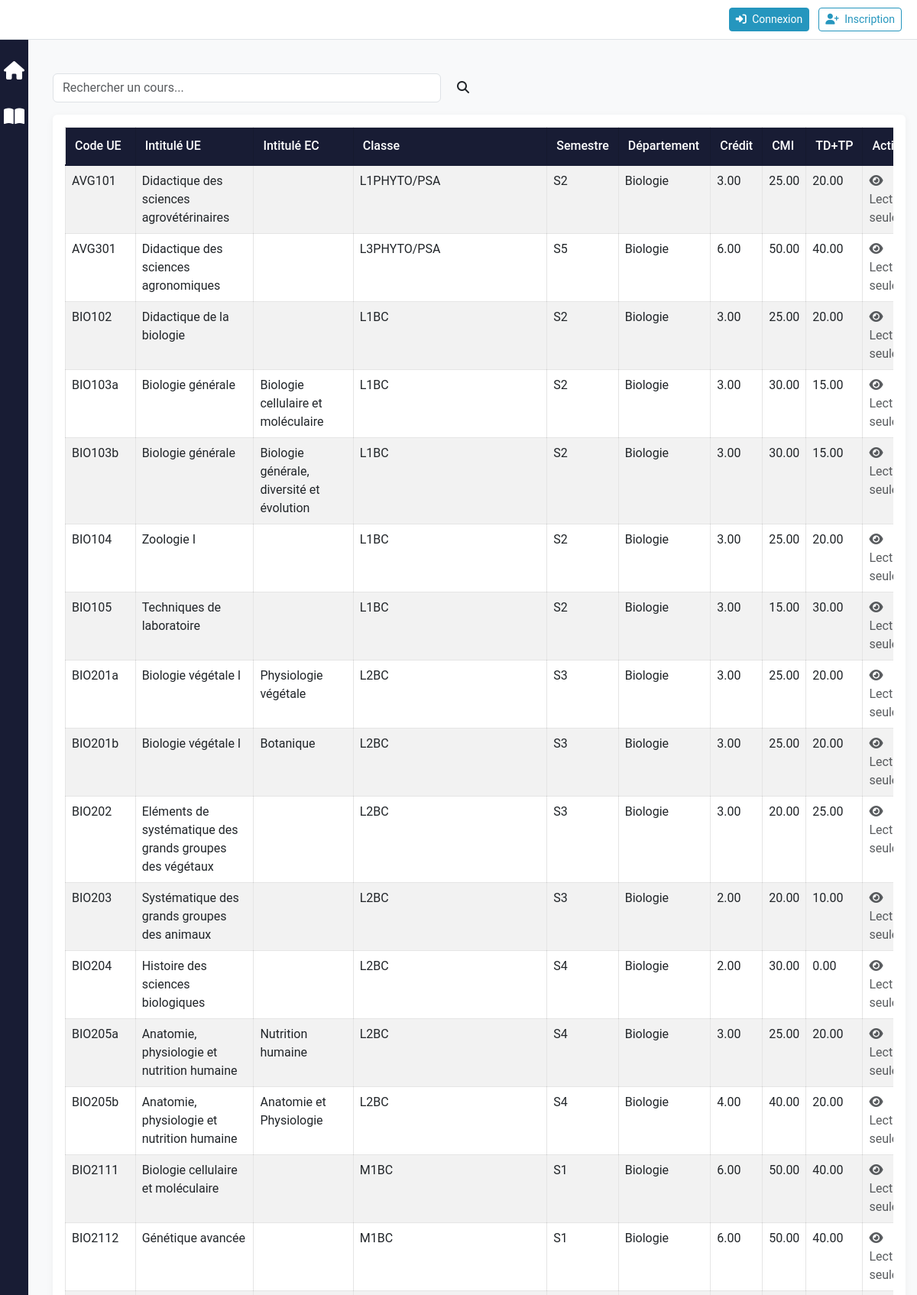
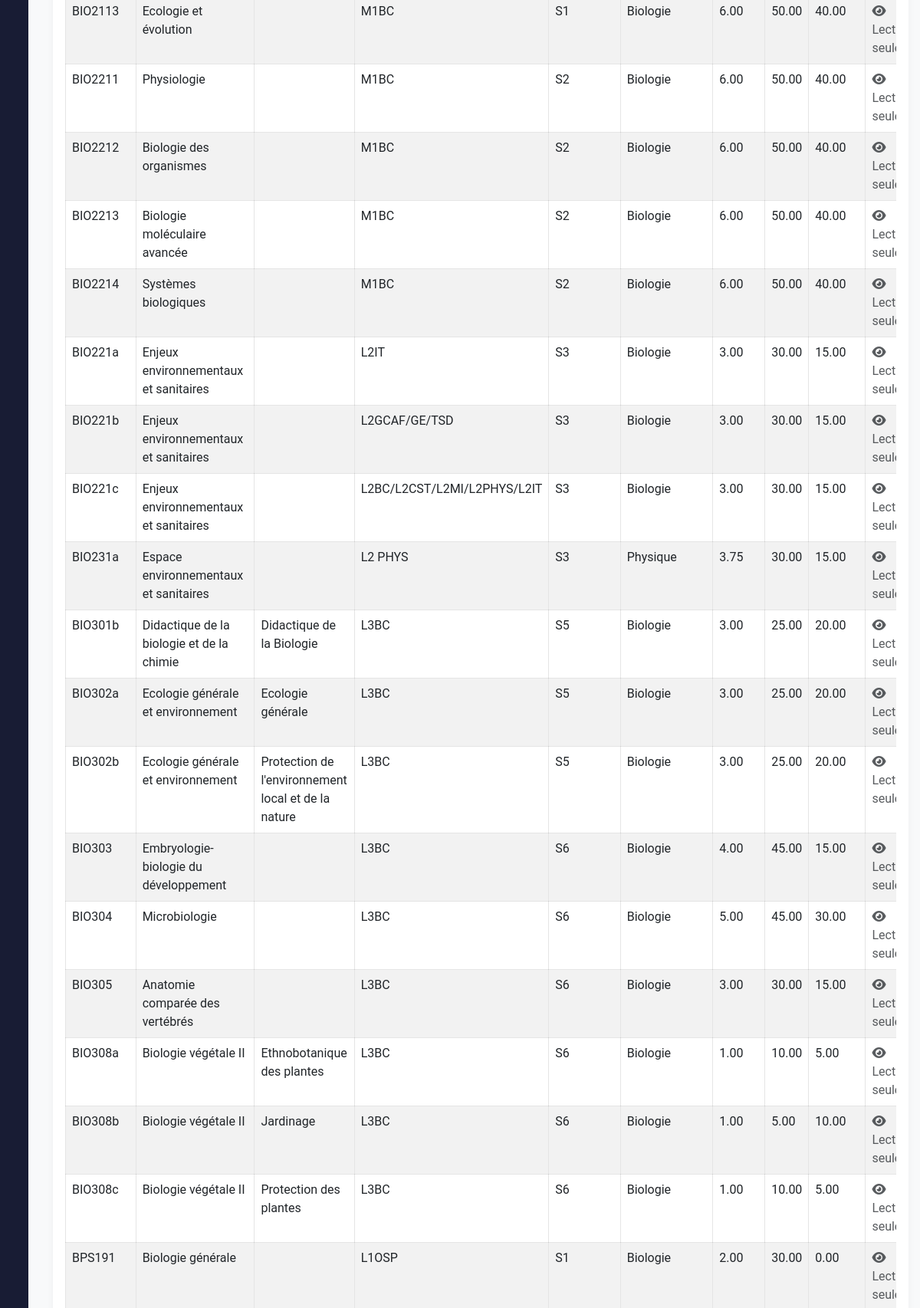
Page /courses/ (upper part) on the committed database (2 pictures, top to bottom).
### courses/models.py (models this page shows, shortened)
class Course(models.Model):
    organisation = models.ForeignKey('accounts.Organisation', on_delete=models.CASCADE, related_name='courses', verbose_name='Organisation', null=True, blank=True)
    CLASSE_CHOICES = [
        ('L1', 'L1'),
        ('L2', 'L2'),
        ('L3', 'L3'),
        ('M1', 'M1'),
        ('M2', 'M2'),
    ]
    SEMESTRE_CHOICES = [
        ('S1', 'S1'),
        ('S2', 'S2'),
    ]
    DEPARTMENT_CHOICES = [
        ('Informatique', 'Informatique'),
        ('Physique', 'Physique'),
        ('Chimie', 'Chimie'),
        ('Biologie', 'Biologie'),
        ('SCAD', 'SCAD'),
        ('Histoire', 'Histoire'),
        ('Anglais', 'Anglais'),
        ('Français', 'Français'),
        ('Mathématique', 'Mathématique'),
        ('Agrovet', 'Agrovet'),
    ]
    code_ue = models.CharField(max_length=20)
    intitule_ue = models.CharField(max_length=200)
    intitule_ec = models.CharField(max_length=200, blank=True, null=True)
    credit = models.DecimalField(max_digits=5, decimal_places=2)  # Accepte les décimales (ex: 3.5)
    cmi = models.DecimalField(max_digits=5, decimal_places=2, verbose_name='CMI')  # Cours Magistral Intégré
    td_tp = models.DecimalField(max_digits=5, decimal_places=2, verbose_name='TD+TP')  # Travaux Dirigés + Travaux Pratiques
    classe = models.CharField(max_length=100)
    semestre = models.CharField(max_length=20)
    departement = models.CharField(max_length=100)
    section = models.CharField(max_length=100, null=True, blank=True)
    class Meta:
        verbose_name = "Cours"
        verbose_name_plural = "Cours"
        ordering = ['code_ue']

### courses/views.py (the view, shortened to what this page needs)
# urls.py: path('', views.CourseListView.as_view(), name='list'),
class CourseListView(ListView):
    model = Course
    template_name = 'courses/course_list.html'
    context_object_name = 'courses'
    def get_queryset(self):
        from accounts.organisation_utils import get_user_organisation
        queryset = Course.objects.all()
        user_org = get_user_organisation(self.request.user)
        if user_org:
            queryset = queryset.filter(section=user_org.code)
        search_query = self.request.GET.get('search')
        return queryset
    def get_context_data(self, **kwargs):
        context = super().get_context_data(**kwargs)
        departements = Departement.objects.all()
        context['departement_dict'] = {dept.CodeDept: dept.DesignationDept for dept in departements}
        return context

### accounts/context_processors.py (called while the page is built, shortened)
def user_roles(request):
    return {
        'user_organisation': None,
        'is_org_user': False,
        'is_admin': False,
        'is_administrative_role': False,
        'is_gestionnaire': False,
        'is_section_role': False,
        'is_department_role': False,
        'is_enseignant': False,
        'is_etudiant': False,
        'is_personnel_admin': False,
        'can_access_reglage': False,
        'can_access_finance': False,
        'can_create_users': False,
        'can_delete_all': False,
        'can_view_department_data': lambda dept: False,
        'can_view_section_data': lambda section: False,
        'user_roles': [],
        'user_department': None,
        'user_section': None,
        'user_section_designation': None,
    }

### accounts/organisation_utils.py (called while the page is built)
def get_user_organisation(user):
    if not user.is_authenticated:
        return None
    if user.is_superuser:
        return None
    if hasattr(user, 'profile') and user.profile.organisation:
        return user.profile.organisation
    return None

### courses/templatetags/my_filters.py (called while the page is built)
@register.filter
def get_item(dictionary, key):
    return dictionary.get(key, key)

### courses/templates/courses/course_list.html (shortened to what this page needs)
{% extends 'base.html' %}
{% load crispy_forms_tags %}
{% load my_filters %}
{% block content %}
<div class="container mt-4">
    <div class="d-flex align-items-center mb-3">
        <div style="width: 50%;">
            <form method="get" action="{% url 'courses:list' %}" class="d-flex search-form">
                <input type="text" name="search" class="form-control" placeholder="Rechercher un cours..." value="{{ request.GET.search }}">
                <button type="submit" class="btn ms-2 btn-blue">
                    <i class="fas fa-search"></i>
                </button>
            </form>
        </div>
    </div>
    <div class="card">
        <div class="card-body">
            <div class="table-responsive">
                <table class="table table-striped table-bordered table-responsive-cards courses-table">
                    <thead>
                        <tr>
                            <th class="code-column">Code UE</th>
                            <th class="intitule-ue-column">Intitulé UE</th>
                            <th class="intitule-ec-column">Intitulé EC</th>
                            <th class="classe-column">Classe</th>
                            <th class="semestre-column">Semestre</th>
                            <th class="departement-column">Département</th>
                            <th class="credit-column">Crédit</th>
                            <th class="cmi-column">CMI</th>
                            <th class="tdtp-column">TD+TP</th>
                            <th class="actions-column">Actions</th>
                        </tr>
                    </thead>
                    <tbody>
                        {% for course in courses %}
                        <tr>
                            <td data-label="Code UE">{{ course.code_ue }}</td>
                            <td data-label="Intitulé UE">{{ course.intitule_ue }}</td>
                            <td data-label="Intitulé EC">{{ course.intitule_ec }}</td>
                            <td data-label="Classe">{{ course.classe }}</td>
                            <td data-label="Semestre">{{ course.semestre }}</td>
                            <td data-label="Département">
                                {% if course.departement in departement_dict %}
                                    {{ departement_dict|get_item:course.departement }}
                                {% else %}
                                    {{ course.departement }}
                                {% endif %}
                            </td>
                            <td data-label="Crédit">{{ course.credit }}</td>
                            <td data-label="CMI">{{ course.cmi }}</td>
                            <td data-label="TD+TP">{{ course.td_tp }}</td>
                            <td data-label="Actions">
                                {% if can_edit_courses_teachers %}
                                <div class="btn-group">
                                    <a href="{% url 'courses:update' course.id %}" class="btn btn-sm btn-primary me-2">
                                        <i class="fas fa-edit"></i>
                                    </a>
                                    {% if not is_org_user %}
                                    <a href="{% url 'courses:delete' course.code_ue %}" class="btn btn-sm btn-danger">
                                        <i class="fas fa-trash"></i>
                                    </a>
                                    {% endif %}
                                </div>
                                {% else %}
                                <span class="text-muted"><i class="fas fa-eye"></i> Lecture seule</span>
                                {% endif %}
                            </td>
                        </tr>
                        {% empty %}
                        <tr>
                            <td colspan="10" class="text-center">Aucun cours trouvé</td>
                        </tr>
                        {% endfor %}
                    </tbody>
                </table>
            </div>
        </div>
    </div>
</div>
{% endblock %}

### static/css/style.css (style rules this page uses)
:root { --primary: #2596be; --primary-dark: #1a7592; --secondary: #6c757d; --success: #28a745; --info: #17a2b8; --warning: #ffc107; --danger: #dc3545; --light: #f8f9fa; --dark: #181c34; --border-radius: 0.375rem; --transition: all 0.3s ease; }
body { background-color: var(--light); font-size: 16px; font-family: 'Roboto', 'Segoe UI', sans-serif; }
.card { border: none; box-shadow: 0 2px 10px rgba(0,0,0,0.05); transition: var(--transition); }
.table-bordered { border: 1px solid rgba(0,0,0,0.1); }
.table-bordered th, .table-bordered td { border: 1px solid rgba(0,0,0,0.1); }
.table thead th { background-color: var(--dark); color: white; border-bottom: 2px solid var(--dark); font-weight: 500; padding: 0.75rem; }
.table-responsive { width: 100%; overflow-x: auto; -webkit-overflow-scrolling: touch; }

### templates/base.html (style rules this page uses)
body { display: flex; min-height: 100vh; flex-direction: column; }

### courses/templates/courses/course_list.html (style rules this page uses)
.courses-table { table-layout: auto; width: 100%; }
.courses-table th.code-column { width: 8%; }
.courses-table th.intitule-ue-column { width: 17%; }
.courses-table th.intitule-ec-column { width: 17%; }
.courses-table th.classe-column { width: 8%; }
.courses-table th.semestre-column { width: 8%; }
.courses-table th.departement-column { width: 12%; }
.courses-table th.credit-column { width: 5%; }
.courses-table th.cmi-column { width: 5%; }
.courses-table th.tdtp-column { width: 7%; }
.courses-table th.actions-column { width: 8%; }
.courses-table td { white-space: normal; overflow-wrap: break-word; }

### rows in the picture
Course: code_ue "AVG101", intitule_ue "Didactique des sciences agrovétérinaires", classe "L1PHYTO/PSA", semestre "S2", departement "Biologie", credit "3.00", cmi "25.00", td_tp "20.00"
Course: code_ue "AVG301", intitule_ue "Didactique des sciences agronomiques", classe "L3PHYTO/PSA", semestre "S5", departement "Biologie", credit "6.00", cmi "50.00", td_tp "40.00"
Course: code_ue "BIO102", intitule_ue "Didactique de la biologie", classe "L1BC", semestre "S2", departement "Biologie", credit "3.00", cmi "25.00", td_tp "20.00"
Course: code_ue "BIO103a", intitule_ue "Biologie générale", intitule_ec "Biologie cellulaire et moléculaire", classe "L1BC", semestre "S2", departement "Biologie", credit "3.00", cmi "30.00", td_tp "15.00"
Course: code_ue "BIO103b", intitule_ue "Biologie générale", intitule_ec "Biologie générale, diversité et évolution", classe "L1BC", semestre "S2", departement "Biologie", credit "3.00", cmi "30.00", td_tp "15.00"
Course: code_ue "BIO104", intitule_ue "Zoologie I", classe "L1BC", semestre "S2", departement "Biologie", credit "3.00", cmi "25.00", td_tp "20.00"
Course: code_ue "BIO105", intitule_ue "Techniques de laboratoire", classe "L1BC", semestre "S2", departement "Biologie", credit "3.00", cmi "15.00", td_tp "30.00"
Course: code_ue "BIO201a", intitule_ue "Biologie végétale I", intitule_ec "Physiologie végétale", classe "L2BC", semestre "S3", departement "Biologie", credit "3.00", cmi "25.00", td_tp "20.00"
Course: code_ue "BIO201b", intitule_ue "Biologie végétale I", intitule_ec "Botanique", classe "L2BC", semestre "S3", departement "Biologie", credit "3.00", cmi "25.00", td_tp "20.00"
Course: code_ue "BIO202", intitule_ue "Eléments de systématique des grands groupes des végétaux", classe "L2BC", semestre "S3", departement "Biologie", credit "3.00", cmi "20.00", td_tp "25.00"
Course: code_ue "BIO203", intitule_ue "Systématique des grands groupes des animaux", classe "L2BC", semestre "S3", departement "Biologie", credit "2.00", cmi "20.00", td_tp "10.00"
Course: code_ue "BIO204", intitule_ue "Histoire des sciences biologiques", classe "L2BC", semestre "S4", departement "Biologie", credit "2.00", cmi "30.00", td_tp "0.00"
Course: code_ue "BIO205a", intitule_ue "Anatomie, physiologie et nutrition humaine", intitule_ec "Nutrition humaine", classe "L2BC", semestre "S4", departement "Biologie", credit "3.00", cmi "25.00", td_tp "20.00"
Course: code_ue "BIO205b", intitule_ue "Anatomie, physiologie et nutrition humaine", intitule_ec "Anatomie et Physiologie", classe "L2BC", semestre "S4", departement "Biologie", credit "4.00", cmi "40.00", td_tp "20.00"
Course: code_ue "BIO2111", intitule_ue "Biologie cellulaire et moléculaire", classe "M1BC", semestre "S1", departement "Biologie", credit "6.00", cmi "50.00", td_tp "40.00"
Course: code_ue "BIO2112", intitule_ue "Génétique avancée", classe "M1BC", semestre "S1", departement "Biologie", credit "6.00", cmi "50.00", td_tp "40.00"
Course: code_ue "BIO2113", intitule_ue "Ecologie et évolution", classe "M1BC", semestre "S1", departement "Biologie", credit "6.00", cmi "50.00", td_tp "40.00"
Course: code_ue "BIO2211", intitule_ue "Physiologie", classe "M1BC", semestre "S2", departement "Biologie", credit "6.00", cmi "50.00", td_tp "40.00"
Course: code_ue "BIO2212", intitule_ue "Biologie des organismes", classe "M1BC", semestre "S2", departement "Biologie", credit "6.00", cmi "50.00", td_tp "40.00"
Course: code_ue "BIO2213", intitule_ue "Biologie moléculaire avancée", classe "M1BC", semestre "S2", departement "Biologie", credit "6.00", cmi "50.00", td_tp "40.00"
Course: code_ue "BIO2214", intitule_ue "Systèmes biologiques", classe "M1BC", semestre "S2", departement "Biologie", credit "6.00", cmi "50.00", td_tp "40.00"
Course: code_ue "BIO221a", intitule_ue "Enjeux environnementaux et sanitaires", classe "L2IT", semestre "S3", departement "Biologie", credit "3.00", cmi "30.00", td_tp "15.00"
Course: code_ue "BIO221b", intitule_ue "Enjeux environnementaux et sanitaires", classe "L2GCAF/GE/TSD", semestre "S3", departement "Biologie", credit "3.00", cmi "30.00", td_tp "15.00"
Course: code_ue "BIO221c", intitule_ue "Enjeux environnementaux et sanitaires", classe "L2BC/L2CST/L2MI/L2PHYS/L2IT", semestre "S3", departement "Biologie", credit "3.00", cmi "30.00", td_tp "15.00"
Course: code_ue "BIO231a", intitule_ue "Espace environnementaux et sanitaires", classe "L2 PHYS", semestre "S3", departement "Physique", credit "3.75", cmi "30.00", td_tp "15.00"
Course: code_ue "BIO301b", intitule_ue "Didactique de la biologie et de la chimie", intitule_ec "Didactique de la Biologie", classe "L3BC", semestre "S5", departement "Biologie", credit "3.00", cmi "25.00", td_tp "20.00"
Course: code_ue "BIO302a", intitule_ue "Ecologie générale et environnement", intitule_ec "Ecologie générale", classe "L3BC", semestre "S5", departement "Biologie", credit "3.00", cmi "25.00", td_tp "20.00"
Course: code_ue "BIO302b", intitule_ue "Ecologie générale et environnement", intitule_ec "Protection de l'environnement local et de la nature", classe "L3BC", semestre "S5", departement "Biologie", credit "3.00", cmi "25.00", td_tp "20.00"
Course: code_ue "BIO303", intitule_ue "Embryologie-biologie du développement", classe "L3BC", semestre "S6", departement "Biologie", credit "4.00", cmi "45.00", td_tp "15.00"
Course: code_ue "BIO304", intitule_ue "Microbiologie", classe "L3BC", semestre "S6", departement "Biologie", credit "5.00", cmi "45.00", td_tp "30.00"
Course: code_ue "BIO305", intitule_ue "Anatomie comparée des vertébrés", classe "L3BC", semestre "S6", departement "Biologie", credit "3.00", cmi "30.00", td_tp "15.00"
Course: code_ue "BIO308a", intitule_ue "Biologie végétale II", intitule_ec "Ethnobotanique des plantes", classe "L3BC", semestre "S6", departement "Biologie", credit "1.00", cmi "10.00", td_tp "5.00"
Course: code_ue "BIO308b", intitule_ue "Biologie végétale II", intitule_ec "Jardinage", classe "L3BC", semestre "S6", departement "Biologie", credit "1.00", cmi "5.00", td_tp "10.00"
Course: code_ue "BIO308c", intitule_ue "Biologie végétale II", intitule_ec "Protection des plantes", classe "L3BC", semestre "S6", departement "Biologie", credit "1.00", cmi "10.00", td_tp "5.00"
Course: code_ue "BPS191", intitule_ue "Biologie générale", classe "L1OSP", semestre "S1", departement "Biologie", credit "2.00", cmi "30.00", td_tp "0.00"
